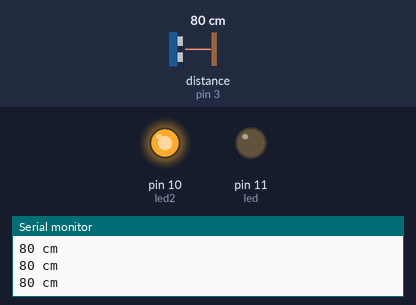
Recording of a sketch running on a simulated Arduino Uno, built with avr-gcc and run on an emulated ATmega328P. Shown: output pins drawn as LEDs (lit = HIGH), the last lines printed to the serial monitor. Wiring (inferred from the names in the program): ultrasonic range finder: trigger pin 2; echo pin 3. Inputs (shaded band) come from the test bench; at power-on: distance to the obstacle (sensor on pin 3) 80 cm. The echo pulse lasts 58.3 µs per cm; pins used as bus, display or sensor lines are not drawn.

Above: at 1.2 s.
1.3 s: distance to the obstacle (sensor on pin 3) set to 9 cm
At 1.7 s:
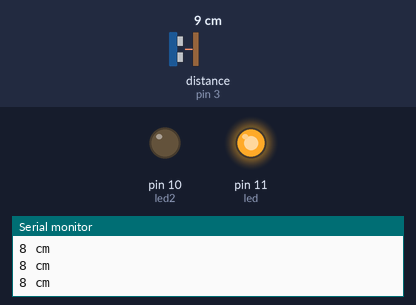
2.8 s: distance to the obstacle (sensor on pin 3) set to 18 cm
At 3.5 s:
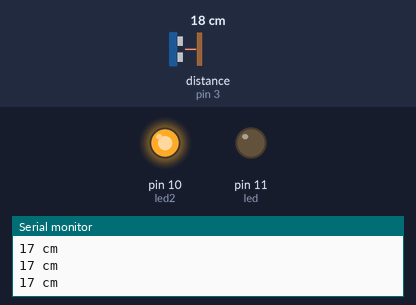
4.3 s: distance to the obstacle (sensor on pin 3) set to 2 cm
At 4.6 s:
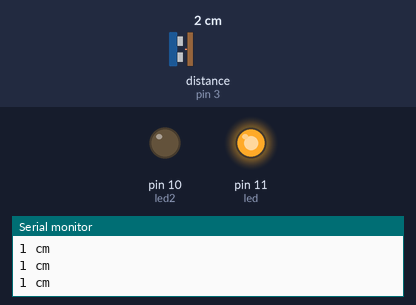
Timing chart, 0 to 7.3 s (numbered marks = the images above; inputs shaded):
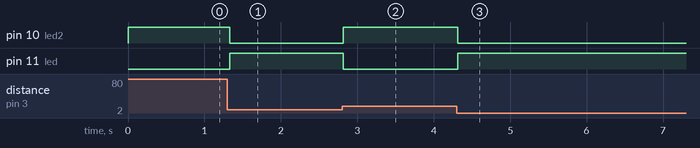

Measured:
- after the input at 1.3 s, pin 10 (led2): HIGH → LOW at once; pin 11 (led): LOW → HIGH at once
- after the input at 2.8 s, pin 10 (led2): LOW → HIGH at once; pin 11 (led): HIGH → LOW at once
- after the input at 4.3 s, pin 10 (led2): HIGH → LOW at once; pin 11 (led): LOW → HIGH at once

The sketch:

sensor_ultrasonico.ino
```cpp
/*
HC-SR04 Ping distance sensor]
VCC to arduino 5v GND to arduino GND / alimentacion del sensor
Echo to Arduino pin 13 Trig to Arduino pin 12 //
Red POS to Arduino pin 11
Green POS to Arduino pin 10
560 ohm resistor to both LED NEG and GRD power rail
More info at: http://goo.gl/kJ8Gl
Original code improvements to the Ping sketch sourced from Trollmaker.com
Some code and wiring inspired by http://en.wikiversity.org/wiki/User:Dstaub/robotcar
*/

int trigPin = 13;
// directivas del compilador
#define trigPin 2
#define echoPin 3
#define led 11
#define led2 10
#define velSonido 58
#define minDist 15

void setup() {
  Serial.begin (9600);
  pinMode(trigPin, OUTPUT);
  pinMode(echoPin, INPUT);
  pinMode(led, OUTPUT);
  pinMode(led2, OUTPUT);
}

void loop() {
  long duration, distance;

  // genera el pulso
  digitalWrite(trigPin, LOW); //apaga el triger
  delayMicroseconds(2); // espera 2us
  digitalWrite(trigPin, HIGH); // prende el trigger
  delayMicroseconds(10); // 10 us dato del fabricante.
  digitalWrite(trigPin, LOW); // apaga

  // calaculo
  duration = pulseIn(echoPin, HIGH); //codigo colgado aca...

  distance = duration / velSonido;  // unidad de medida

  if (distance < minDist) {  // This is where the LED On/Off happens
    digitalWrite(led,HIGH); // When the Red condition is met, the Green LED should turn off
    digitalWrite(led2,LOW);
  }  else {
    digitalWrite(led,LOW);
    digitalWrite(led2,HIGH);
  }

  if(distance >= 200 || distance <= 0){
    Serial.println("Out of range");
  } else {
    Serial.print(distance);
    Serial.println(" cm");
  }

  delay(50);
}
```
